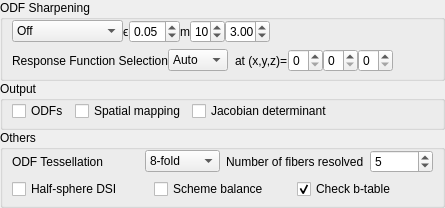
         <widget class="QWidget" name="AdvancedWidget" native="true">
          <property name="sizePolicy">
           <sizepolicy hsizetype="Preferred" vsizetype="Minimum">
            <horstretch>0</horstretch>
            <verstretch>0</verstretch>
           </sizepolicy>
          </property>
          <layout class="QVBoxLayout" name="verticalLayout_7">
           <property name="spacing">
            <number>0</number>
           </property>
           <property name="leftMargin">
            <number>0</number>
           </property>
           <property name="topMargin">
            <number>0</number>
           </property>
           <property name="rightMargin">
            <number>0</number>
           </property>
           <property name="bottomMargin">
            <number>0</number>
           </property>
           <item>
            <widget class="QGroupBox" name="ODFSharpening">
             <property name="title">
              <string>ODF Sharpening</string>
             </property>
             <layout class="QVBoxLayout" name="verticalLayout_10">
              <property name="spacing">
               <number>6</number>
              </property>
              <property name="topMargin">
               <number>0</number>
              </property>
              <property name="bottomMargin">
               <number>6</number>
              </property>
              <item>
               <layout class="QHBoxLayout" name="horizontalLayout_14">
                <property name="spacing">
                 <number>0</number>
                </property>
                <item>
                 <widget class="QComboBox" name="odf_sharpening">
                  <property name="maximumSize">
                   <size>
                    <width>16777215</width>
                    <height>16777215</height>
                   </size>
                  </property>
                  <item>
                   <property name="text">
                    <string>Off</string>
                   </property>
                  </item>
                  <item>
                   <property name="text">
                    <string>Deconvolution</string>
                   </property>
                  </item>
                  <item>
                   <property name="text">
                    <string>Decomposition</string>
                   </property>
                  </item>
                 </widget>
                </item>
                <item>
                 <widget class="QWidget" name="decom_panel" native="true">
                  <layout class="QHBoxLayout" name="horizontalLayout_5">
                   <property name="spacing">
                    <number>0</number>
                   </property>
                   <property name="leftMargin">
                    <number>0</number>
                   </property>
                   <property name="topMargin">
                    <number>0</number>
                   </property>
                   <property name="rightMargin">
                    <number>0</number>
                   </property>
                   <property name="bottomMargin">
                    <number>0</number>
                   </property>
                   <item>
                    <widget class="QLabel" name="label_12">
                     <property name="maximumSize">
                      <size>
                       <width>10</width>
                       <height>16777215</height>
                      </size>
                     </property>
                     <property name="text">
                      <string>ϵ</string>
                     </property>
                    </widget>
                   </item>
                   <item>
                    <widget class="QDoubleSpinBox" name="decom_fraction">
                     <property name="maximumSize">
                      <size>
                       <width>75</width>
                       <height>16777215</height>
                      </size>
                     </property>
                     <property name="minimum">
                      <double>0.010000000000000</double>
                     </property>
                     <property name="maximum">
                      <double>0.500000000000000</double>
                     </property>
                     <property name="singleStep">
                      <double>0.050000000000000</double>
                     </property>
                     <property name="value">
                      <double>0.050000000000000</double>
                     </property>
                    </widget>
                   </item>
                   <item>
                    <widget class="QLabel" name="label_11">
                     <property name="maximumSize">
                      <size>
                       <width>10</width>
                       <height>16777215</height>
                      </size>
                     </property>
                     <property name="text">
                      <string>m</string>
                     </property>
                    </widget>
                   </item>
                   <item>
                    <widget class="QSpinBox" name="decom_m">
                     <property name="maximumSize">
                      <size>
                       <width>35</width>
                       <height>16777215</height>
                      </size>
                     </property>
                     <property name="minimum">
                      <number>3</number>
                     </property>
                     <property name="maximum">
                      <number>20</number>
                     </property>
                     <property name="value">
                      <number>10</number>
                     </property>
                    </widget>
                   </item>
                  </layout>
                 </widget>
                </item>
                <item>
                 <widget class="QDoubleSpinBox" name="decon_param">
                  <property name="maximumSize">
                   <size>
                    <width>45</width>
                    <height>16777215</height>
                   </size>
                  </property>
                  <property name="minimum">
                   <double>0.010000000000000</double>
                  </property>
                  <property name="maximum">
                   <double>20.000000000000000</double>
                  </property>
                  <property name="singleStep">
                   <double>0.500000000000000</double>
                  </property>
                  <property name="value">
                   <double>3.000000000000000</double>
                  </property>
                 </widget>
                </item>
                <item>
                 <spacer name="horizontalSpacer_7">
                  <property name="orientation">
                   <enum>Qt::Horizontal</enum>
                  </property>
                  <property name="sizeHint" stdset="0">
                   <size>
                    <width>40</width>
                    <height>20</height>
                   </size>
                  </property>
                 </spacer>
                </item>
               </layout>
              </item>
              <item>
               <layout class="QHBoxLayout" name="xyz">
                <property name="spacing">
                 <number>0</number>
                </property>
                <property name="topMargin">
                 <number>0</number>
                </property>
                <item>
                 <widget class="QWidget" name="xyz_widget" native="true">
                  <layout class="QHBoxLayout" name="horizontalLayout_4">
                   <property name="spacing">
                    <number>0</number>
                   </property>
                   <property name="leftMargin">
                    <number>0</number>
                   </property>
                   <property name="topMargin">
                    <number>0</number>
                   </property>
                   <property name="rightMargin">
                    <number>0</number>
                   </property>
                   <property name="bottomMargin">
                    <number>0</number>
                   </property>
                   <item>
                    <widget class="QLabel" name="label_4">
                     <property name="text">
                      <string>Response Function Selection</string>
                     </property>
                    </widget>
                   </item>
                   <item>
                    <widget class="QComboBox" name="RFSelection">
                     <property name="maximumSize">
                      <size>
                       <width>60</width>
                       <height>16777215</height>
                      </size>
                     </property>
                     <item>
                      <property name="text">
                       <string>Auto</string>
                      </property>
                     </item>
                     <item>
                      <property name="text">
                       <string>Manual</string>
                      </property>
                     </item>
                    </widget>
                   </item>
                   <item>
                    <widget class="QWidget" name="ODFSelection" native="true">
                     <layout class="QHBoxLayout" name="horizontalLayout_15">
                      <property name="spacing">
                       <number>0</number>
                      </property>
                      <property name="leftMargin">
                       <number>7</number>
                      </property>
                      <property name="topMargin">
                       <number>0</number>
                      </property>
                      <property name="rightMargin">
                       <number>0</number>
                      </property>
                      <property name="bottomMargin">
                       <number>0</number>
                      </property>
                      <item>
                       <widget class="QLabel" name="label_10">
                        <property name="minimumSize">
                         <size>
                          <width>20</width>
                          <height>0</height>
                         </size>
                        </property>
                        <property name="maximumSize">
                         <size>
                          <width>60</width>
                          <height>16777215</height>
                         </size>
                        </property>
                        <property name="text">
                         <string>at (x,y,z)=</string>
                        </property>
                       </widget>
                      </item>
                      <item>
                       <widget class="QSpinBox" name="x">
                        <property name="maximumSize">
                         <size>
                          <width>35</width>
                          <height>16777215</height>
                         </size>
                        </property>
                       </widget>
                      </item>
                      <item>
                       <widget class="QSpinBox" name="y">
                        <property name="maximumSize">
                         <size>
                          <width>35</width>
                          <height>16777215</height>
                         </size>
                        </property>
                       </widget>
                      </item>
                      <item>
                       <widget class="QSpinBox" name="z">
                        <property name="maximumSize">
                         <size>
                          <width>35</width>
                          <height>16777215</height>
                         </size>
                        </property>
                       </widget>
                      </item>
                      <item>
                       <spacer name="horizontalSpacer_3">
                        <property name="orientation">
                         <enum>Qt::Horizontal</enum>
                        </property>
                        <property name="sizeHint" stdset="0">
                         <size>
                          <width>40</width>
                          <height>20</height>
                         </size>
                        </property>
                       </spacer>
                      </item>
                     </layout>
                    </widget>
                   </item>
                  </layout>
                 </widget>
                </item>
               </layout>
              </item>
             </layout>
            </widget>
           </item>
           <item>
            <widget class="QGroupBox" name="Output">
             <property name="title">
              <string>Output</string>
             </property>
             <layout class="QHBoxLayout" name="horizontalLayout_16">
              <property name="topMargin">
               <number>0</number>
              </property>
              <property name="bottomMargin">
               <number>6</number>
              </property>
              <item>
               <widget class="QCheckBox" name="RecordODF">
                <property name="text">
                 <string>ODFs</string>
                </property>
               </widget>
              </item>
              <item>
               <widget class="QCheckBox" name="output_mapping">
                <property name="text">
                 <string>Spatial mapping</string>
                </property>
               </widget>
              </item>
              <item>
               <widget class="QCheckBox" name="output_jacobian">
                <property name="text">
                 <string>Jacobian determinant</string>
                </property>
               </widget>
              </item>
              <item>
               <spacer name="horizontalSpacer_4">
                <property name="orientation">
                 <enum>Qt::Horizontal</enum>
                </property>
                <property name="sizeHint" stdset="0">
                 <size>
                  <width>40</width>
                  <height>20</height>
                 </size>
                </property>
               </spacer>
              </item>
             </layout>
            </widget>
           </item>
           <item>
            <widget class="QGroupBox" name="groupBox_2">
             <property name="title">
              <string>Others</string>
             </property>
             <layout class="QVBoxLayout" name="verticalLayout_9">
              <property name="topMargin">
               <number>0</number>
              </property>
              <property name="bottomMargin">
               <number>6</number>
              </property>
              <item>
               <layout class="QHBoxLayout" name="horizontalLayout_17">
                <property name="rightMargin">
                 <number>0</number>
                </property>
                <item>
                 <layout class="QHBoxLayout" name="horizontalLayout_3">
                  <item>
                   <widget class="QLabel" name="label_2">
                    <property name="text">
                     <string>ODF Tessellation</string>
                    </property>
                   </widget>
                  </item>
                  <item>
                   <widget class="QComboBox" name="ODFDim">
                    <property name="maximumSize">
                     <size>
                      <width>75</width>
                      <height>16777215</height>
                     </size>
                    </property>
                    <property name="currentIndex">
                     <number>3</number>
                    </property>
                    <item>
                     <property name="text">
                      <string>4-fold</string>
                     </property>
                    </item>
                    <item>
                     <property name="text">
                      <string>5-fold</string>
                     </property>
                    </item>
                    <item>
                     <property name="text">
                      <string>6-fold</string>
                     </property>
                    </item>
                    <item>
                     <property name="text">
                      <string>8-fold</string>
                     </property>
                    </item>
                    <item>
                     <property name="text">
                      <string>10-fold</string>
                     </property>
                    </item>
                    <item>
                     <property name="text">
                      <string>12-fold</string>
                     </property>
                    </item>
                    <item>
                     <property name="text">
                      <string>16-fold</string>
                     </property>
                    </item>
                    <item>
                     <property name="text">
                      <string>20-fold</string>
                     </property>
                    </item>
                   </widget>
                  </item>
                 </layout>
                </item>
                <item>
                 <layout class="QHBoxLayout" name="horizontalLayout_6">
                  <item>
                   <widget class="QLabel" name="label_3">
                    <property name="text">
                     <string>Number of fibers resolved</string>
                    </property>
                   </widget>
                  </item>
                  <item>
                   <widget class="QSpinBox" name="NumOfFibers">
                    <property name="maximumSize">
                     <size>
                      <width>75</width>
                      <height>16777215</height>
                     </size>
                    </property>
                    <property name="minimum">
                     <number>3</number>
                    </property>
                    <property name="maximum">
                     <number>20</number>
                    </property>
                    <property name="value">
                     <number>5</number>
                    </property>
                   </widget>
                  </item>
                 </layout>
                </item>
               </layout>
              </item>
              <item>
               <layout class="QHBoxLayout" name="horizontalLayout_18">
                <property name="bottomMargin">
                 <number>0</number>
                </property>
                <item>
                 <widget class="QCheckBox" name="half_sphere">
                  <property name="text">
                   <string>Half-sphere DSI</string>
                  </property>
                 </widget>
                </item>
                <item>
                 <widget class="QCheckBox" name="scheme_balance">
                  <property name="text">
                   <string>Scheme balance</string>
                  </property>
                 </widget>
                </item>
                <item>
                 <widget class="QCheckBox" name="check_btable">
                  <property name="text">
                   <string>Check b-table</string>
                  </property>
                  <property name="checked">
                   <bool>true</bool>
                  </property>
                 </widget>
                </item>
               </layout>
              </item>
             </layout>
            </widget>
           </item>
          </layout>
         </widget>
